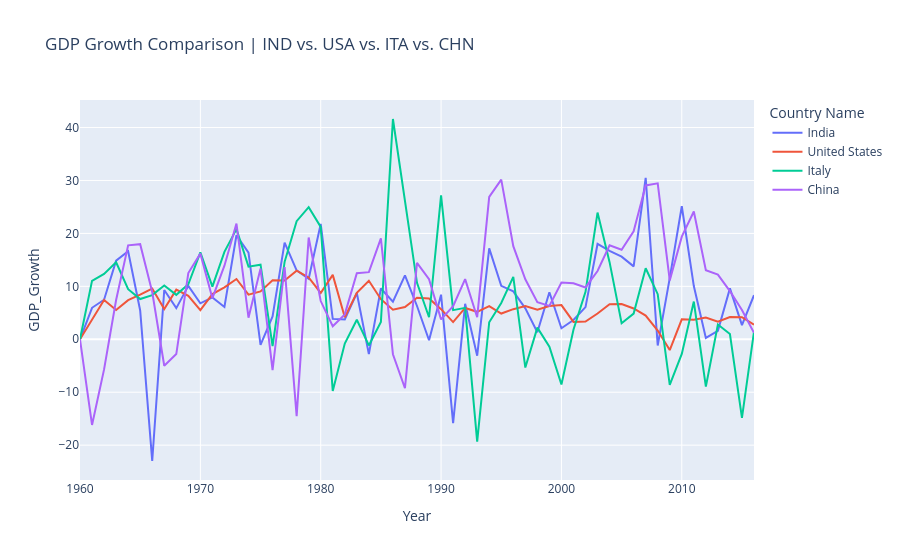

Notebook code for this chart:
### Code cell
compare_gdp_growth(['IND', 'USA', 'ITA', 'CHN'])
